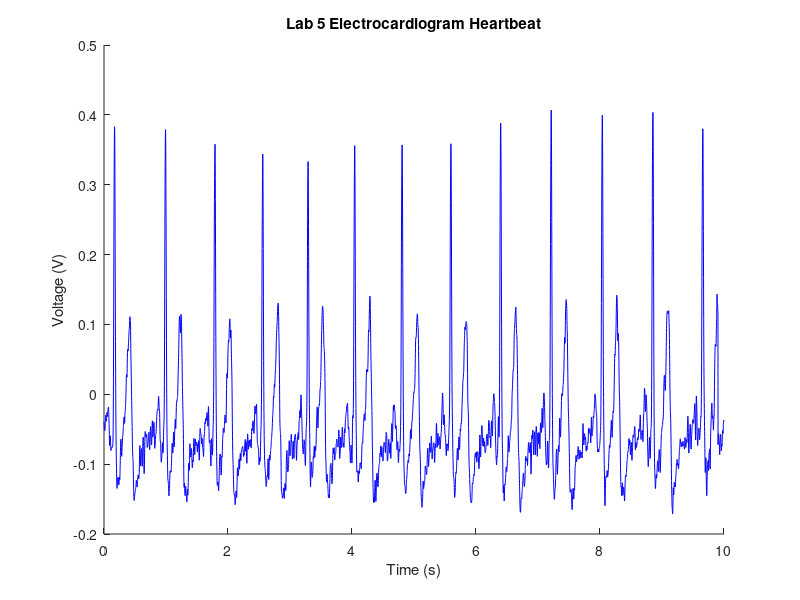

Source code (MATLAB): (Note: this script raises an error after producing the figure.)
%%
data = csvread('lab5 data heartbeat.csv'); 
time = data (:,1); 
voltage = data (:,2);
%time = time (4095:6590);
%voltage = voltage(4095:6590);
time = time - time(1);
%time = time * 1000000;
%t = linspace(0,0.00005,10);
%theoretical = 1-exp(-time./1.77966);

hold on;
%ylim([-0.25 0.5])
title("Lab 5 Electrocardiogram Heartbeat")
ylabel("Voltage (V)")
xlabel("Time (s)")

plot(time, voltage, 'b')

%legend("Actual", "Theoretical") 
hold off;

%%
data = csvread('lab5 data !.csv'); 
freq = data (:,1); 
voltage = data (:,2);
%time = time (4095:6590);
%voltage = voltage(4095:6590);
%fre = time - time(1);
%time = time * 1000000;
%t = linspace(0,0.00005,10);
%theoretical = 1-exp(-time./1.77966);

hold on;
ylim([-100 40])
title("Lab 5 Electrocardiogram Bode Plot")
ylabel("Voltage (V)")
xlabel("Frequency (Hz)")
%freq=log(freq)

%plot(freq, voltage, 'b')

figure
semilogx(freq, voltage)

%legend("Actual", "Theoretical") 
hold off;